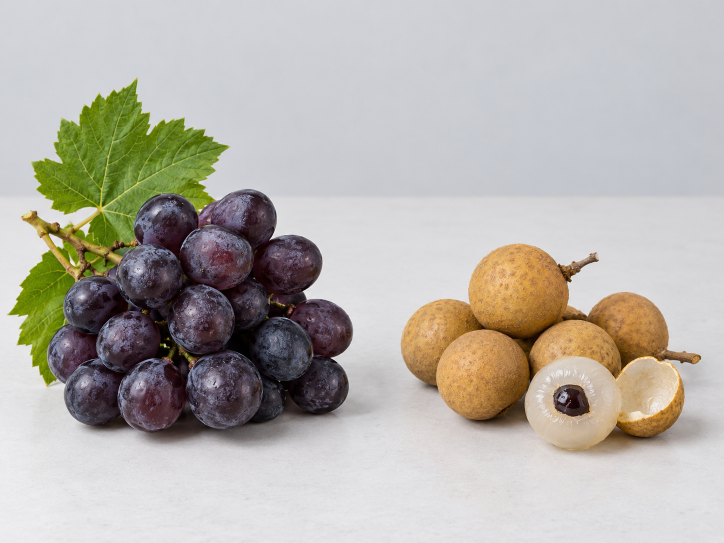
#> input picture FCVG101_Task1B_Project/data/demo_scene.png, 1448 x 1086 px (shown at 1/2 size)
$ python demo_task1b.py   (older library calls are emulated)
#> lines starting #> are read from the running program, lines starting #| are printed output that depends on the picture; after the words box and inside, x2 and y2 are one past the last pixel; in counts of white or black regions, pixels touching at a corner belong together
### FCVG101_Task1B_Project/src/classical_cv.py
"""Task 1B: filtering, Fourier, edge and feature matching helpers.

Includes transparent, reusable functions for an FCVG101 coursework project.
"""
from __future__ import annotations
from pathlib import Path
import cv2
import numpy as np


# [5 lines left out: function load_bgr, not called in this run]


def bgr_to_rgb(img):
    return cv2.cvtColor(img, cv2.COLOR_BGR2RGB)


def to_gray(bgr):
    return cv2.cvtColor(bgr, cv2.COLOR_BGR2GRAY)


# [32 lines left out: function create_demo_scene, not called in this run]


def make_same_scene_variant(bgr):
    h,w=bgr.shape[:2]
    A=cv2.getRotationMatrix2D((w/2,h/2), 12, 0.87)
    A[0,2] += 7
    A[1,2] += 5
    return cv2.warpAffine(bgr,A,(w,h),flags=cv2.INTER_LINEAR,
                          borderMode=cv2.BORDER_CONSTANT,borderValue=(224,219,211))


def make_unrelated_scene(h,w):
    rng=np.random.default_rng(114)
    out=np.full((h,w,3),(244,231,220),np.uint8)
    for idx in range(20):
        x=int(rng.integers(15,w-15)); y=int(rng.integers(15,h-15))
        color=tuple(int(z) for z in rng.integers(30,220,size=3))
        cv2.line(out,(x,0),(max(0,x-60),h-1),color,2)
        cv2.circle(out,(x,y),int(rng.integers(4,10)),color,-1)
    cv2.putText(out,'UNRELATED', (78,h//2),cv2.FONT_HERSHEY_SIMPLEX,1.5,(10,10,10),4,cv2.LINE_AA)
    return out


def add_gaussian_noise(gray, sigma=20.0, seed=42):
    rng=np.random.default_rng(seed)
    noise=rng.normal(0,sigma,gray.shape)
    return np.clip(gray.astype(np.float32)+noise,0,255).astype(np.uint8)


def add_salt_pepper_noise(gray, proportion=0.05, seed=43):
    rng=np.random.default_rng(seed)
    out=gray.copy()
    r=rng.random(gray.shape)
    out[r < proportion/2]=0
    out[(r >= proportion/2) & (r < proportion)]=255
    return out


def filtering_outputs(noisy, kernel=5, sigma=1.2):
    if kernel<3 or kernel%2==0:
        raise ValueError('kernel must be odd and >= 3')
    return {
       'Box':cv2.blur(noisy,(kernel,kernel)),
       'Gaussian':cv2.GaussianBlur(noisy,(kernel,kernel),sigma),
       'Median':cv2.medianBlur(noisy,kernel)
    }


def mse(ref,pred):
    if ref.shape != pred.shape:
        raise ValueError('Images must have matching shapes')
    d=ref.astype(np.float64)-pred.astype(np.float64)
    return float(np.mean(d*d))


def psnr(ref,pred):
    e=mse(ref,pred)
    return float('inf') if e==0 else float(10*np.log10(255*255/e))


def frequency_outputs(gray, cutoff=26, gauss_sigma=25):
    src=gray.astype(np.float64)
    shifted=np.fft.fftshift(np.fft.fft2(src))
    yy,xx=np.ogrid[:gray.shape[0],:gray.shape[1]]
    r2=(yy-gray.shape[0]//2)**2+(xx-gray.shape[1]//2)**2
    ideal_low=(r2<=cutoff**2).astype(np.float64)
    ideal_high=1-ideal_low
    soft_low=np.exp(-r2/(2*gauss_sigma**2))
    def inv(mask):
        return np.fft.ifft2(np.fft.ifftshift(shifted*mask)).real
    return {
        'spectrum_log':np.log1p(np.abs(shifted)),
        'ideal_low_mask':ideal_low,
        'ideal_high_mask':ideal_high,
        'gaussian_low_mask':soft_low,
        'ideal_low_img':inv(ideal_low),
        'ideal_high_img':inv(ideal_high),
        'gaussian_low_img':inv(soft_low),
    }


def edges_outputs(gray, blur_kernel=5, sigma=1.2, low=80, high=160):
    smoothed=cv2.GaussianBlur(gray,(blur_kernel,blur_kernel),sigma)
    gx=cv2.Sobel(smoothed,cv2.CV_64F,1,0,ksize=3)
    gy=cv2.Sobel(smoothed,cv2.CV_64F,0,1,ksize=3)
    mag=np.hypot(gx,gy)
    orient=np.arctan2(gy,gx)
    canny=cv2.Canny(smoothed,low,high)
    return {'smoothed':smoothed,'gx':gx,'gy':gy,'magnitude':mag,
            'orientation':orient,'canny':canny}


def harris_points(gray, max_points=80, quality=0.035):
    g=np.float32(gray)/255
    r=cv2.cornerHarris(g,blockSize=3,ksize=3,k=0.04)
    dilated=cv2.dilate(r,None)
    cand=(r==dilated)&(r>quality*max(float(r.max()),0))
    yy,xx=np.where(cand)
    order=np.argsort(r[yy,xx])[::-1][:max_points]
    return r, [(int(xx[i]),int(yy[i])) for i in order]


def sift_match(bgr_a,bgr_b,ratio=0.75):
    s=cv2.SIFT_create()
    ga=to_gray(bgr_a);gb=to_gray(bgr_b)
    k1,d1=s.detectAndCompute(ga,None)
    k2,d2=s.detectAndCompute(gb,None)
    matches=[]
    if d1 is not None and d2 is not None and len(d2)>=2:
        knn=cv2.BFMatcher(cv2.NORM_L2).knnMatch(d1,d2,k=2)
        matches=[p[0] for p in knn if len(p)==2 and p[0].distance < ratio*p[1].distance]
    return k1,k2,matches


def homography_inliers(kp1,kp2,matches):
    if len(matches)<4:
        return None,0
    a=np.float32([kp1[m.queryIdx].pt for m in matches]).reshape(-1,1,2)
    b=np.float32([kp2[m.trainIdx].pt for m in matches]).reshape(-1,1,2)
    H,mask=cv2.findHomography(a,b,cv2.RANSAC,5.0)
    return H,(int(mask.sum()) if mask is not None else 0)


def draw_harris(bgr,pts):
    out=bgr.copy()
    for x,y in pts:
        cv2.circle(out,(x,y),4,(0,0,255),1,cv2.LINE_AA)
    return out

### FCVG101_Task1B_Project/demo_task1b.py
"""Run an end-to-end SYNTHETIC demonstration of FCVG101 Task 1B.

Run from the project root: python demo_task1b.py
Replace data/demo_scene.png with permitted own images for coursework evidence.
"""
from pathlib import Path
import json
import csv
import numpy as np
import cv2
import matplotlib
matplotlib.use('Agg')
import matplotlib.pyplot as plt
from src.classical_cv import (
  make_same_scene_variant, make_unrelated_scene,
  add_gaussian_noise,add_salt_pepper_noise,filtering_outputs,
  mse,psnr,frequency_outputs,edges_outputs,harris_points,
  sift_match, homography_inliers, draw_harris, to_gray,bgr_to_rgb)

OUT=Path('results'); DATA=Path('data'); OUT.mkdir(exist_ok=True);DATA.mkdir(exist_ok=True)
# Load the user-provided fruit image from data/ instead of generating the old apple/orange scene.
base_path = DATA / 'demo_scene.png'
base = cv2.imread(str(base_path))
#> base is the input picture: shape (1086, 1448, 3); mean B, G, R 170.5, 177.5, 181.7
if base is None:
  raise FileNotFoundError(f'Could not read {base_path}. Put the grapes-and-longan image there.')
h, w = base.shape[:2]
#> h = 1086; w = 1448
variant = make_same_scene_variant(base)
unrelated = make_unrelated_scene(h, w)
#> in make_unrelated_scene, `cv2.putText(out,'UNRELATED', (78,h//2),cv2.FONT_HERSHEY_SIMPLEX,1.5,(1..`: out: shape (1086, 1448, 3); mean of channels 0, 1, 2 237.9, 225, 214.6
# Keep the original fruit image; refresh only the derived comparison images.
cv2.imwrite(str(DATA / 'same_scene_transformed.png'), variant)
cv2.imwrite(str(DATA / 'unrelated_scene.png'), unrelated)
clean=to_gray(base)
gauss=add_gaussian_noise(clean, sigma=20, seed=42)
sp=add_salt_pepper_noise(clean, proportion=.05, seed=43)
rows=[]
fig,axs=plt.subplots(2,5,figsize=(13.5,5.1),constrained_layout=True)
for row,(typ,noisy) in enumerate([('Gaussian noise (sigma=20)',gauss),('Salt & pepper (5%)',sp)]):
  results=filtering_outputs(noisy,5,1.2)
  imgs=[clean,noisy,*results.values()]
  titles=['Original','Noisy',*results.keys()]
  for ax,img,title in zip(axs[row],imgs,titles):
    ax.imshow(img,cmap='gray',vmin=0,vmax=255);ax.set_title(title,fontsize=9);ax.axis('off')
  for method,img in [('Noisy',noisy),*results.items()]:
    rows.append({'noise':typ,'method':method,'MSE':round(mse(clean,img),3),'PSNR_dB':round(psnr(clean,img),3)})
#> this loop made 2 passes
#> (row, typ, titles) on passes 1 to 2: (0, 'Gaussian noise (sigma=20)', ['Original', 'Noisy', 'Box', 'Gaussian', 'Median']), (1, 'Salt & pepper (5%)', ['Original', 'Noisy', 'Box', 'Gaussian', 'Median'])
#> pass 1, in mse (call 3), `d=ref.astype(np.float64)-pred.astype(np.float64)`:
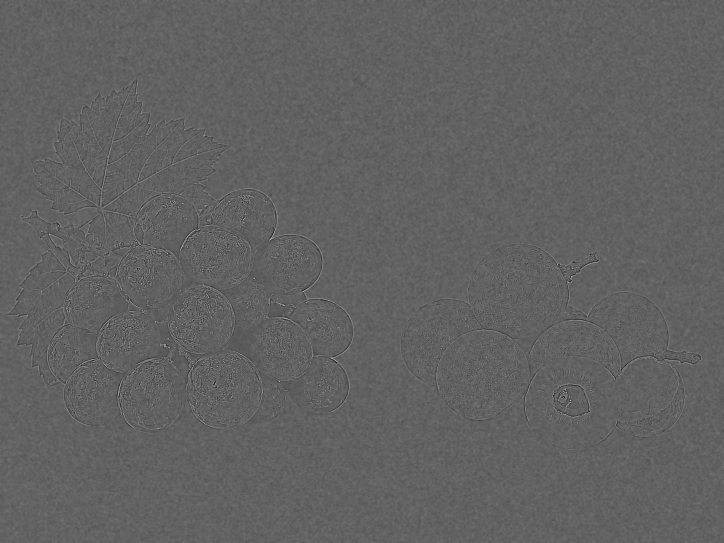
#> d: shape (1086, 1448) float64 (shown at 1/2 size); min -96, max 155, mean 0.5; drawn with min black and max white
#> after the loop, rows = 8 items
fig.suptitle('Task 1B - Spatial filtering on synthetic controlled noise',fontsize=12)
fig.savefig(OUT/'01_filter_comparison.png',dpi=150);plt.close(fig)

freq=frequency_outputs(clean,cutoff=26,gauss_sigma=25)
#> freq = 7 items
fig,axs=plt.subplots(2,4,figsize=(13.5,6.4),constrained_layout=True)
examples=[('Original',clean,'gray',None),('Log FFT spectrum',freq['spectrum_log'],'magma',None),
          ('Ideal low-pass mask',freq['ideal_low_mask'],'gray',None),('Ideal high-pass mask',freq['ideal_high_mask'],'gray',None),
          ('Ideal low-pass result',freq['ideal_low_img'],'gray',(0,255)),
          ('Ideal high-pass (signed)',freq['ideal_high_img'],'gray',(-100,100)),
          ('Gaussian low-pass mask',freq['gaussian_low_mask'],'gray',None),
          ('Gaussian low-pass result',freq['gaussian_low_img'],'gray',(0,255))]
for ax,(title,img,cmap,lims) in zip(axs.flat,examples):
  kw={'cmap':cmap}
  if lims is not None: kw.update(vmin=lims[0],vmax=lims[1])
  ax.imshow(img,**kw);ax.set_title(title,fontsize=9);ax.axis('off')
#> this loop made 8 passes
#> (title, cmap, lims) on passes 1 to 8: ('Original', 'gray', None), ('Log FFT spectrum', 'magma', None), ('Ideal low-pass mask', 'gray', None), ('Ideal high-pass mask', 'gray', None), ('Ideal low-pass result', 'gray', (0, 255)), ('Ideal high-pass (signed)', 'gray', (-100, 100)), ('Gaussian low-pass mask', 'gray', None), ('Gaussian low-pass result', 'gray', (0, 255))
fig.suptitle('Task 1B - Frequency-domain filtering (FFT)',fontsize=12)
fig.savefig(OUT/'02_frequency_domain.png',dpi=150);plt.close(fig)

edges=edges_outputs(clean)
#> in edges_outputs, `canny=cv2.Canny(smoothed,low,high)`:
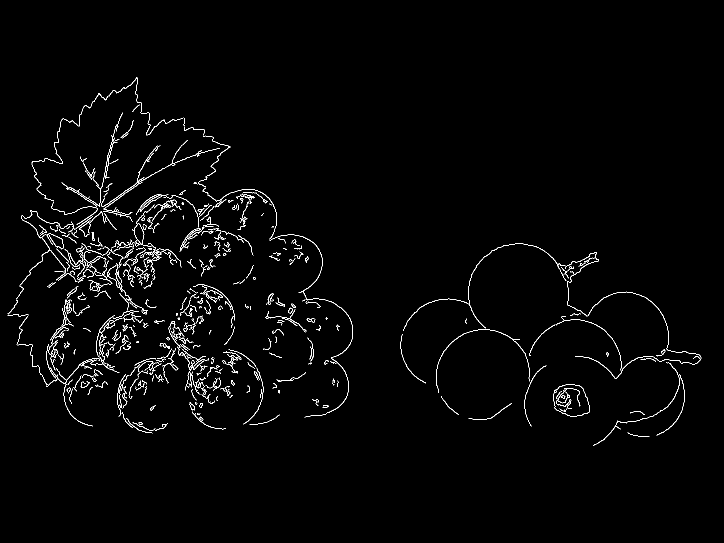
#> canny: shape (1086, 1448) (shown at 1/2 size); 1.6% white in thin lines or dots, all inside (x1, y1, x2, y2) = (15, 155, 1403, 891)
#> edges = 6 items
fig,axs=plt.subplots(2,3,figsize=(12,7),constrained_layout=True)
for ax,(title,im,cmap) in zip(axs.flat,[('Original',clean,'gray'),('Smoothed',edges['smoothed'],'gray'),
             ('Sobel Gx (signed)',edges['gx'],'coolwarm'),('Sobel Gy (signed)',edges['gy'],'coolwarm'),
             ('Gradient magnitude',edges['magnitude'],'gray'),('Canny (80,160)',edges['canny'],'gray')]):
  ax.imshow(im,cmap=cmap);ax.set_title(title,fontsize=10);ax.axis('off')
#> this loop made 6 passes
fig.suptitle('Task 1B - Gradients and edge detection',fontsize=12)
fig.savefig(OUT/'03_edges.png',dpi=150);plt.close(fig)

response,pts=harris_points(clean)
#> in harris_points, `cand=(r==dilated)&(r>quality*max(float(r.max()),0))`: cand: shape (1086, 1448) bool; 0.02% white in thin lines or dots, all inside (x1, y1, x2, y2) = (32, 175, 1402, 832)
#> in harris_points, `yy,xx=np.where(cand)`: yy = 238 values from 175 to 831; xx = 238 values, max 1401 at index 167, min 32 at index 127, mean 504.8
#> in harris_points, `order=np.argsort(r[yy,xx])[::-1][:max_points]`: order = 80 values, max 234 at index 20, min 13 at index 50, mean 125.3
#> pts = 80 pairs, first value 72 to 1329, second value 269 to 825
fig,axs=plt.subplots(1,2,figsize=(11,4.2),constrained_layout=True)
axs[0].imshow(bgr_to_rgb(draw_harris(base,pts)));axs[0].set_title(f'Harris corner markers (n={len(pts)})')
#> the loop in draw_harris, `for x,y in pts:` made 80 passes
#> (x, y) on passes 1 to 12: (662, 716), (606, 582), (539, 479), (329, 687), (1140, 801), (1143, 552), (332, 693), (1118, 528), (329, 694), (1115, 529), (427, 769), (1132, 784)
#> after the loop in draw_harris, `for x,y in pts:`:
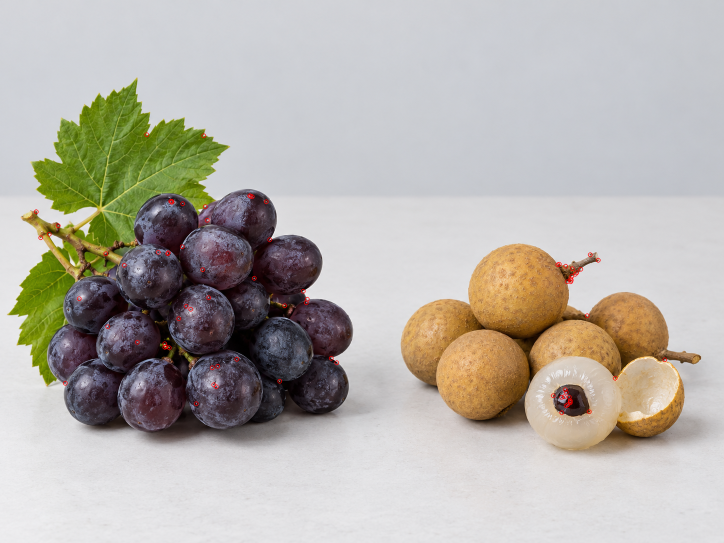
#> out: shape (1086, 1448, 3) (shown at 1/2 size); 0.28% of pixels changed, all inside (x1, y1, x2, y2) = (67, 264, 1335, 831)
axs[1].imshow(np.maximum(response,0),cmap='hot');axs[1].set_title('Harris positive response')
for a in axs:a.axis('off')
fig.savefig(OUT/'04_harris.png',dpi=150);plt.close(fig)

k1,k2,match12=sift_match(base,variant)
#> in to_gray (call 3), `return cv2.cvtColor(bgr, cv2.COLOR_BGR2GRAY)`:
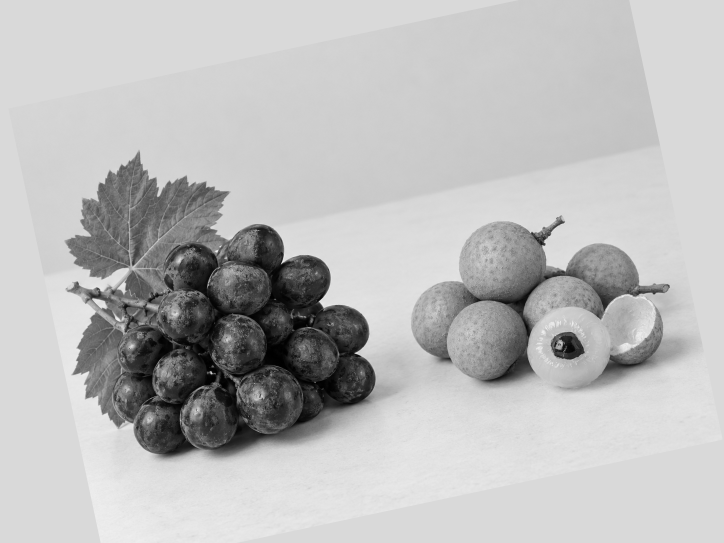
#> returned value: shape (1086, 1448) (shown at 1/2 size); min 0, max 244, mean 187.4
#> in sift_match, `k1,d1=s.detectAndCompute(ga,None)`: k1 = 3518 keypoints; strongest (x, y, size): (330, 691, 4), (1148, 804, 40.5), (663, 716, 1.9), (541, 478, 1.9)
#> in sift_match, `k2,d2=s.detectAndCompute(gb,None)`: k2 = 2976 keypoints; strongest (x, y, size): (1139, 693, 35.4), (712, 706, 2.7), (652, 604, 16), (567, 522, 4.4)
#> in sift_match, `knn=cv2.BFMatcher(cv2.NORM_L2).knnMatch(d1,d2,k=2)`: knn = 3518 matches
#> in sift_match, `knn=cv2.BFMatcher(cv2.NORM_L2).knnMatch(d1,d2,k=2)`:
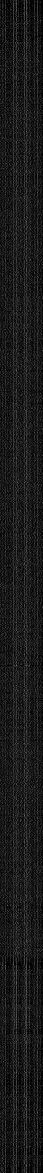
#> d1: shape (3518, 128) float32 (shown at 1/3 size); min 0, max 218, mean 26.2
#> in sift_match, `matches=[p[0] for p in knn if len(p)==2 and p[0].distance < ratio*p[1]..`: matches = 2052 matches
#> match12 = 2052 matches
_,k3,match13=sift_match(base,unrelated)
#> in to_gray (call 5), `return cv2.cvtColor(bgr, cv2.COLOR_BGR2GRAY)`:
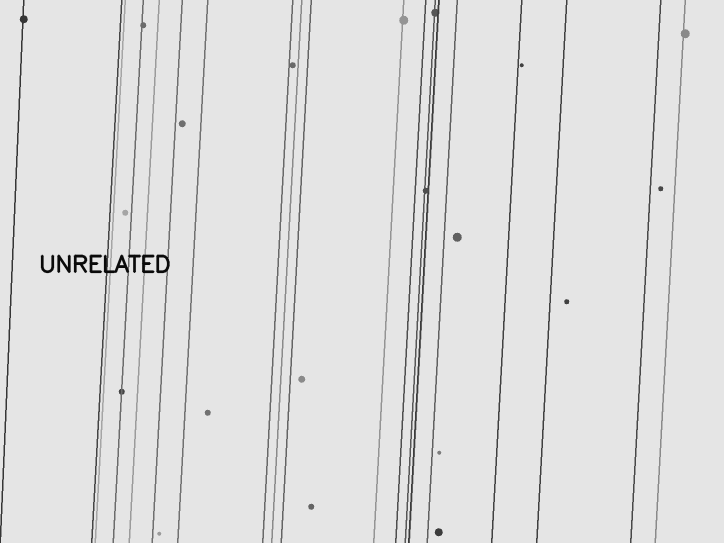
#> returned value: shape (1086, 1448) (shown at 1/2 size); min 10, max 229, mean 223.2
#> in sift_match (call 2), `k2,d2=s.detectAndCompute(gb,None)`: k2 = 246 keypoints; strongest (x, y, size): (243, 527, 4.2), (117, 542, 4.4), (150, 542, 4.3), (269, 542, 4.4)
#> in sift_match (call 2), `matches=[p[0] for p in knn if len(p)==2 and p[0].distance < ratio*p[1]..`: matches = 11 matches
#> k3 has the same summary as k2 in sift_match; match13 = 11 matches
H,inliers=homography_inliers(k1,k2,match12)
#> in homography_inliers, `a=np.float32([kp1[m.queryIdx].pt for m in matches]).reshape(-1,1,2)`: a = 2052 rows, first 8: [28.25, 623.6], [28.25, 623.6], [30.75, 611.8], [33.93, 602.5], [33.93, 602.5], [34.65, 607.3], [34.67, 598.3], [34.78, 675.3]
#> in homography_inliers, `b=np.float32([kp2[m.trainIdx].pt for m in matches]).reshape(-1,1,2)`: b = 2052 rows, first 8: [152.9, 743], [152.9, 743], [153.7, 732], [154.3, 723.7], [154.3, 723.7], [156.2, 727.5], [157.7, 694], [168.5, 785.2]
#> in homography_inliers, `H,mask=cv2.findHomography(a,b,cv2.RANSAC,5.0)`: H = [[0.851, 0.181, 16.58], [-0.181, 0.852, 216.8], [9.05e-08, 4.34e-07, 1]]; mask = 2052 values, max 1 at index 0, min 0 at index 6, mean 0.985
#> inliers = 2022
vis=cv2.drawMatches(base,k1,variant,k2,match12[:35],None,flags=cv2.DrawMatchesFlags_NOT_DRAW_SINGLE_POINTS)
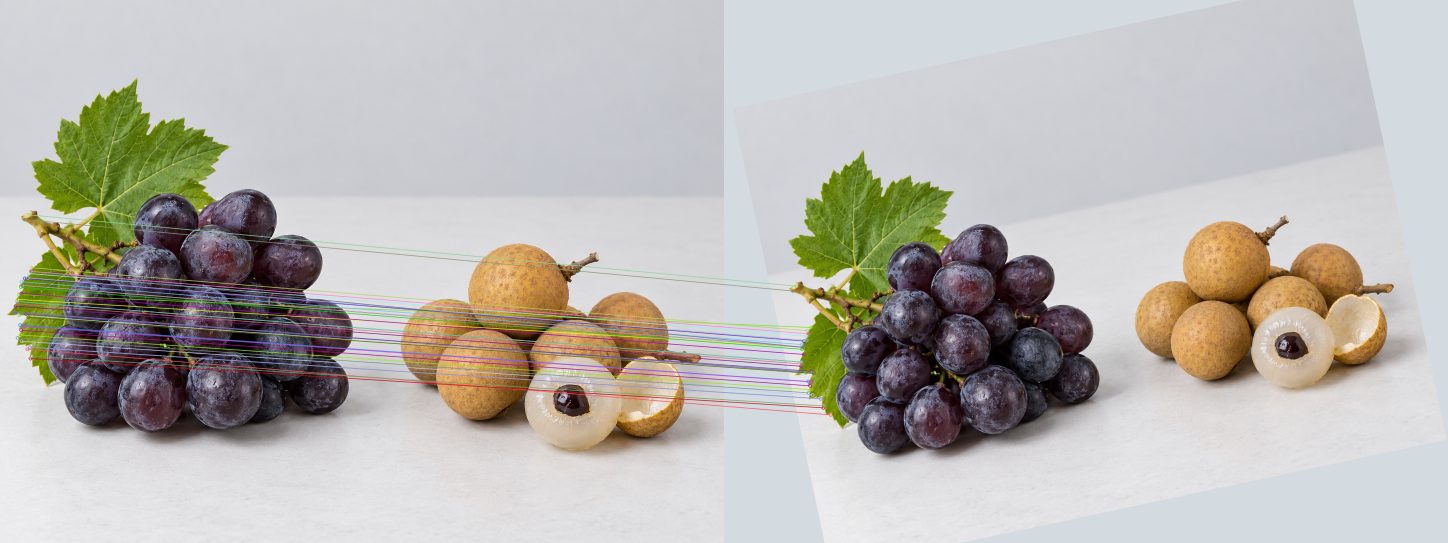
#> vis: shape (1086, 2896, 3) (shown at 1/2 size); mean B, G, R 177.7, 182.7, 185.3
fig,ax=plt.subplots(figsize=(13,5),constrained_layout=True)
ax.imshow(bgr_to_rgb(vis));ax.set_title(f'SIFT same scene: {len(match12)} ratio-test matches; RANSAC inliers {inliers}')
ax.axis('off');fig.savefig(OUT/'05_sift_matches.png',dpi=150);plt.close(fig)
with (OUT/'metrics_filtering.csv').open('w',newline='',encoding='utf-8-sig') as f:
  writer=csv.DictWriter(f,fieldnames=['noise','method','MSE','PSNR_dB']);writer.writeheader();writer.writerows(rows)
summary={'type':'SYNTHETIC DEMO; replace with own data for coursework',
         'image_size':[w,h],'harris_candidates':len(pts),
         'sift_kp_original':len(k1),'sift_kp_transformed':len(k2),
         'sift_kp_unrelated':len(k3),'good_matches_same':len(match12),
         'good_matches_unrelated':len(match13),'ransac_inliers_same':inliers,
         'filtering_metrics':rows}
(OUT/'metrics_summary.json').write_text(json.dumps(summary,ensure_ascii=False,indent=2),encoding='utf-8')
print(json.dumps({k:v for k,v in summary.items() if k != 'filtering_metrics'},ensure_ascii=False,indent=2))
#| {
#|   "type": "SYNTHETIC DEMO; replace with own data for coursework",
#|   "image_size": [
#|     1448,
#|     1086
#|   ],
#|   "harris_candidates": 80,
#|   "sift_kp_original": 3518,
#|   "sift_kp_transformed": 2976,
#|   "sift_kp_unrelated": 246,
#|   "good_matches_same": 2052,
#|   "good_matches_unrelated": 11,
#> (further printed lines are left out)
print('Saved figures and metrics to:',OUT.resolve())
